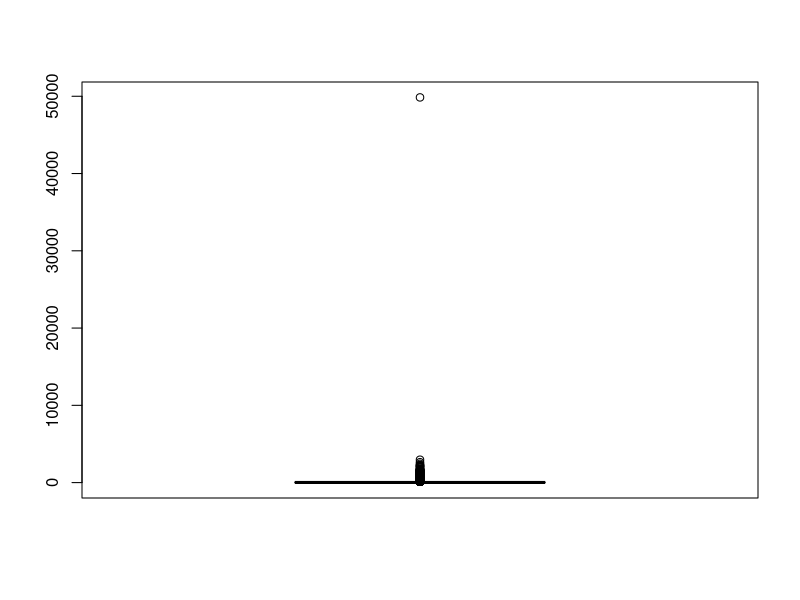

Here is the R script that generated this plot:
## ---- chunk 1
knitr::opts_chunk$set(echo = TRUE)
## ---- chunk 2
  DS <- read.csv("cookie_cats_ABtest.csv", sep = ",")
  PR <- read.csv("cookie_cats_purch.csv", sep = ",")
  
  str(DS)
  str(PR)
## ---- chunk 3
  naUserid <- which(is.na(DS$userid)) ; naUserid
  DS <- DS[-naUserid, ]
## ---- chunk 4
  table(DS$retention_1)
  DS$retention_1[DS$retention_1 == "false "] = FALSE
  DS$retention_1[DS$retention_1 == "  true "] = TRUE
  table(DS$retention_1)
## ---- chunk 5

## ---- chunk 6
#install.packages("pastecs")
#library(pastecs)
#stat.desc(PR)
#stat.desc(DS)

#merge
#library(dplyr)
#usersDownload<-merge(DS,PR,by.x="userid",by.y="id")
#unique(usersDownload$userid)

## ---- chunk 7
  nrow(DS)
## ---- chunk 8
table(DS$version)
## ---- chunk 9
boxplot(DS$sum_gamerounds)
## ---- chunk 10
  # usersDowload[usersDownload$userid,usersDownload$retention1,usersDownload$retention_7]
## ---- chunk 11

#noPlayers <-length(DS$userid[DS$sum_gamerounds ==0])
#gamers <- length(PR$id) - noPlayer
#totalPl<- c(noPlayers,gamers)
#pie(totalPl)
